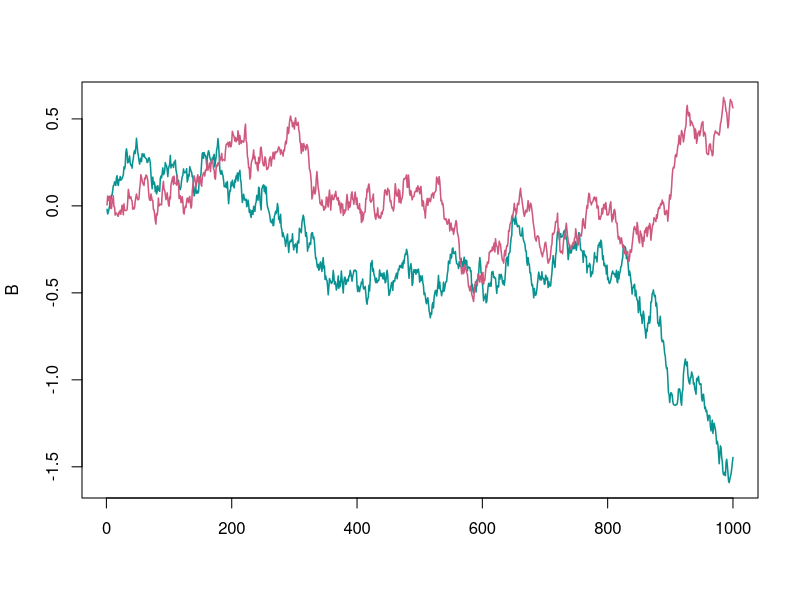

The R script that drew this image:
## ---- chunk 1
# https://r-charts.com/evolution/matplot/

# Brownian motion
set.seed(1)

# Grid
t <- seq(0, 1, by = 0.001)
p <- length(t) - 1

# 10 paths
n <- 2
I <- matrix(rnorm(n * p, 0, 1 / sqrt(p)), n, p)
line <- matrix(2*t , 1, p)

# Matrix
B <- apply(I, 1, cumsum)

# Colors
cols <- hcl.colors(2, "Temps")

matplot(B, type = "l",
        col = cols, # Colors
        lwd = 1.5,    # Line width
        lty = 1)    # Line type
